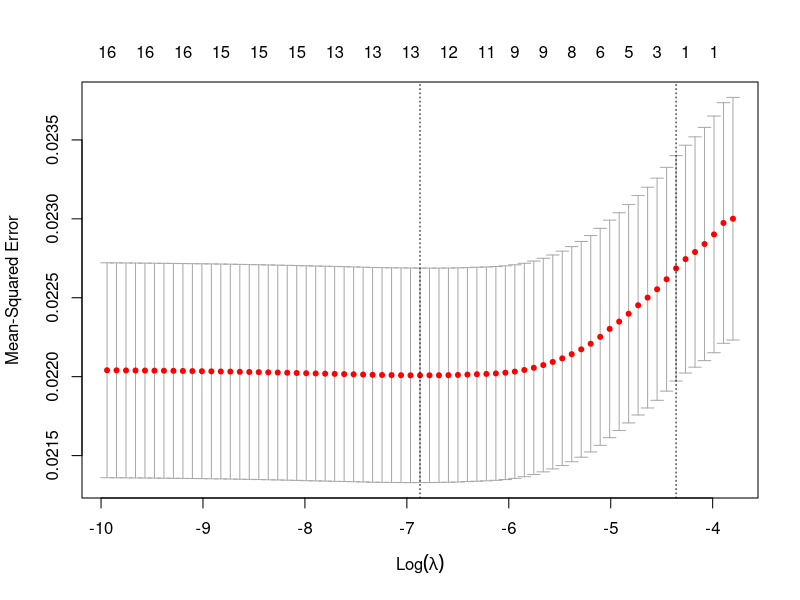
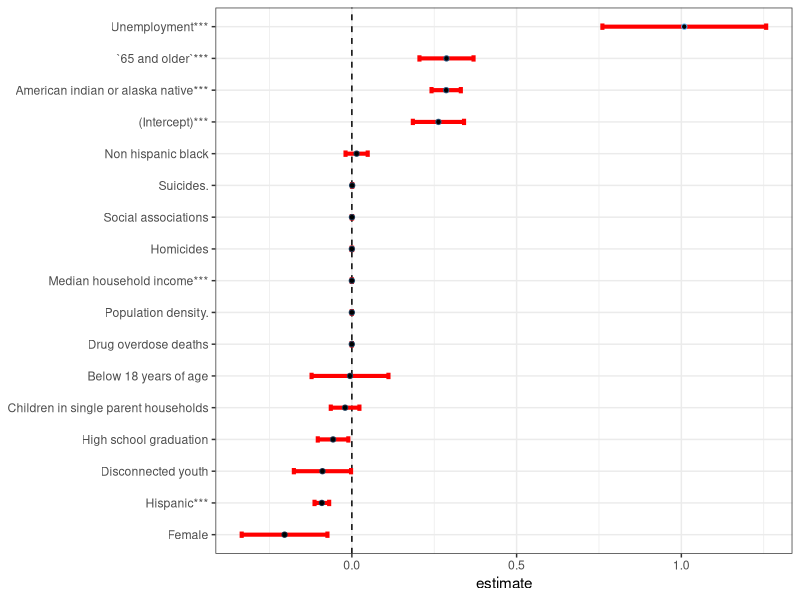
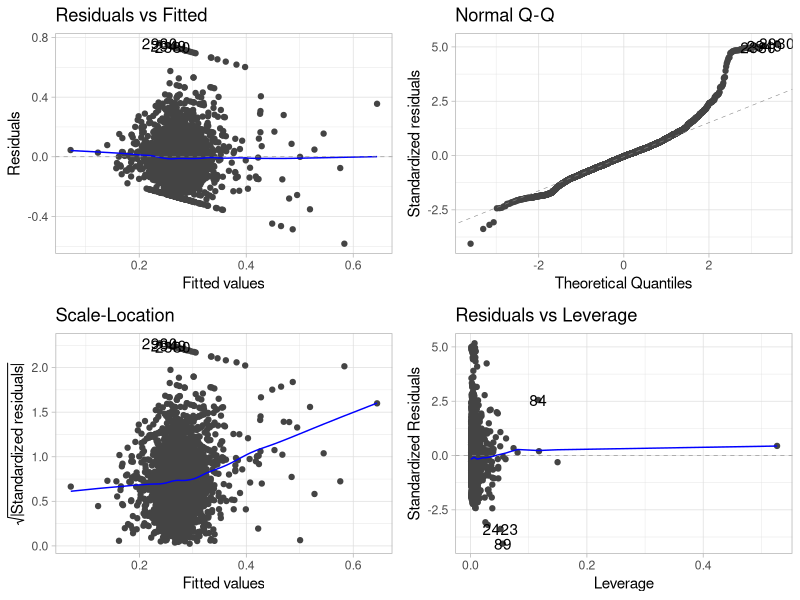

Reproduce these figures in R, in order.
## ---- chunk 1
# Load necessary libraries
library(tidyverse)
library(glmnet)
library(broom)
library(ggfortify)  

## ---- chunk 2
health <- read_csv("../data/final_data.csv")

health <- health |> 
  select(-name, -...1, -population) |> 
  mutate(across(everything(), ~ifelse(is.na(.), mean(., na.rm = TRUE), .)))

head(health)
## ---- chunk 3
response <- health$alcohol_impaired_driving_deaths
predictors <- as.matrix(health |>  select(-alcohol_impaired_driving_deaths))

set.seed(123)  
cv_fit <- cv.glmnet(predictors, response, alpha = 1, nfolds = 10)

print(cv_fit)

plot(cv_fit)

best_lambda <- cv_fit$lambda.min
print(paste("Best lambda value: ", best_lambda))

final_model <- glmnet(predictors, response, alpha = 1, lambda = best_lambda)

print(coef(final_model))


## ---- chunk 4
health_lm <- lm(alcohol_impaired_driving_deaths ~ ., data = health)

health_lm |> 
  tidy() |> 
  mutate(
    term = gsub("_", " ", term),
    term = sapply(term, function(x) { paste(toupper(substring(x, 1, 1)), substring(x, 2), sep = "", collapse = " ") }), 
    term = case_when(
      p.value <= 0.001 ~ paste0(term, "***"),
      p.value <= 0.01 ~ paste0(term, "**"),
      p.value <= 0.05 ~ paste0(term, "*"),
      p.value <= 0.1 ~ paste0(term, "."),
      TRUE ~ term
    ),
    term = fct_reorder(term, estimate)
  ) |> 
  ggplot(aes(x = estimate, y = term, fill = estimate)) +
  geom_vline(xintercept = 0, linetype = "dashed", color = "black") +
  geom_errorbarh(aes(xmin = estimate - std.error, xmax = estimate + std.error), 
                 height = 0.2, linewidth = 1.4, color = "red", show.legend = FALSE) +
  geom_point(aes(color = estimate), size = 1.5, shape = 21, fill = "black", show.legend = FALSE) +
  labs(y = NULL) +
  theme_bw()
## ---- chunk 5
health_lm |> 
  autoplot() +
  theme_light()
